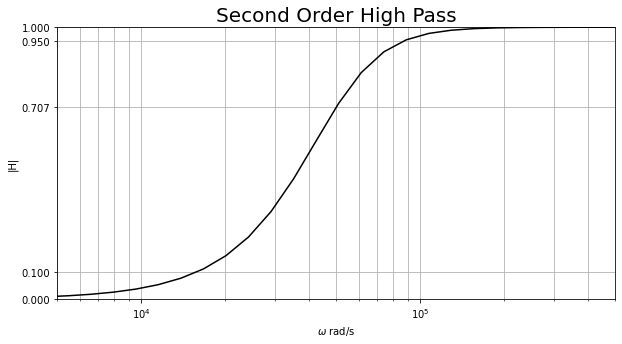

Here is the Python script that generated this plot:
################################################################
#                                                              #
# Zachary DeLuca                                               #
# ECE 450                                                      #
# Exam 2                                                       #
# Due: Oct 06                                                  #
#                                                              #
################################################################
import numpy as np                                             #
import matplotlib . pyplot as plt                              #
import scipy as sp                                             #
import scipy . signal as sig                                   #
import pandas as pd                                            #       
import time                                                    #
import math                                                    #
import cmath                                                   #
from scipy . fftpack import fft , fftshift                     #
################################################################

from math import pi, exp, cos, sin, log, sqrt
from control import margin
from control import tf

s = 50e3

tol = 0.01

num = [1,0,0]
den = [0,0,1]
den = np.convolve(den,[1,2*cos(1*pi/4)*s,s**2])

system = sig.lti(num,den)
w,Hmag,Hphase = sig.bode(system)

plt.figure(figsize= (10,5))
plt.title('Second Order High Pass',size = 20)
plt.axis([s/10,s*10,0,1])
plt.xlabel('$\omega$ rad/s')
plt.ylabel('|H|')
plt.yticks([0,0.1,0.95,0.707,1])
plt.grid(which='both')
plt.semilogx(w,10**(0.05*Hmag),'k')
plt.savefig('Bode.png',dpi=300)

dt = 0.001
NN = 50000
TT = np.arange(0,NN*dt,dt)
y=np.zeros(NN)
f=np.zeros(NN)

A,B,C,D = sig.tf2ss(num,den)
x = np.zeros(np.shape(B))

lookup = 0.707
output = 1.00

for i in range(len(Hmag)):
    if( 10**(0.05*Hmag[i]) >= (lookup*(1-tol))  and 10**(0.05*Hmag[i])  <= (lookup*(1+tol))):
        output = w[i]
        #print('True',10**(0.05*Hmag[i]) ,lookup,output,w[i])
        break;

omega = output
for i in range(NN):
    f[i] = sin(omega*i*dt)

Omega = str(omega)
plt.figure(figsize = (10,5))
plt.suptitle('$\omega =$ '+Omega,size = 15)
plt.subplot(2,1,1)
plt.title('Input')
plt.axis([0.1,50,-1,1])
plt.xlabel('$\omega$ rad/s')
plt.ylabel('|H|')
plt.yticks([0,0.1,0.5,0.707,1])
plt.grid(which='both')
plt.plot(TT,f,'k')

for i in range(NN):
    x = x + dt*A.dot(x) + dt*B*f[i]          
    y[i] = C.dot(x) + D*f[i]
    
plt.subplot(2,1,2)
plt.title('Output')
plt.axis([0.1,50,-1,1])
plt.xlabel('$\omega$ rad/s')
plt.ylabel('|H|')
plt.yticks([0,0.1,0.95,0.707,1])
plt.grid(which='both')
plt.plot(TT,y,'k')
plt.savefig('0.95.png',dpi=300)
